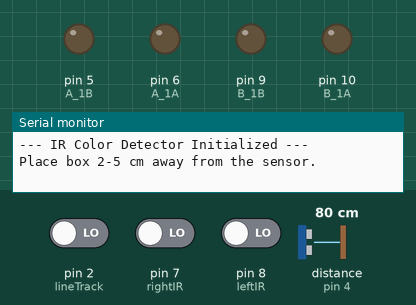
This sketch was run on a simulated Arduino Uno, built with avr-gcc and run on an emulated ATmega328P. Shown: output pins drawn as LEDs (lit = HIGH), the last lines printed to the serial monitor. Wiring (inferred from the names in the program): ultrasonic range finder: trigger pin 3; echo pin 4. Dashed ring = blinking. The inputs (shaded band) are chosen by the test bench; at power-on: distance to the obstacle (sensor on pin 4) 80 cm, pin 2 (lineTrack) LOW, pin 7 (rightIR) LOW, pin 8 (leftIR) LOW. The echo pulse lasts 58.3 µs per cm; pins used as bus, display or sensor lines are not drawn.

Above: at 0.1 s.
At 6.2 s:
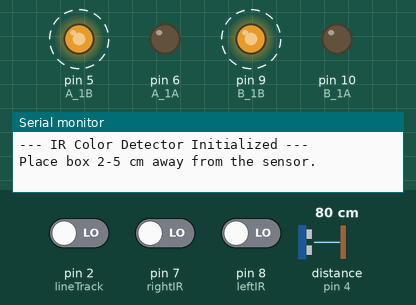
6.3 s: distance to the obstacle (sensor on pin 4) set to 45 cm
9.3 s: distance to the obstacle (sensor on pin 4) set to 36 cm
At 11.0 s:
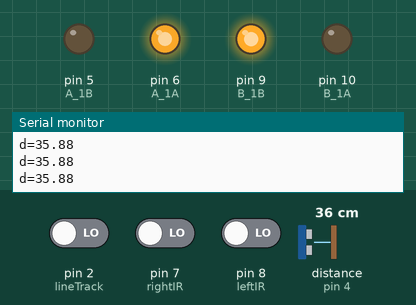
11.9 s: distance to the obstacle (sensor on pin 4) set to 24 cm
13.5 s: distance to the obstacle (sensor on pin 4) set to 20 cm
15.0 s: distance to the obstacle (sensor on pin 4) set to 7 cm
16.6 s: distance to the obstacle (sensor on pin 4) set to 4 cm
Timing chart, 0 to 19.1 s (numbered marks = the images above; inputs shaded):
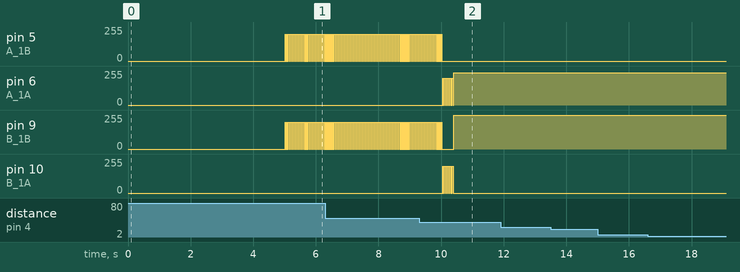

The sketch:

box_push.ino
```cpp
#include <Arduino.h>

// both ir readings: 0 = reflects (white), 1 = empty
struct IRData {
  int left;
  int right;
};

// pins
// motor driver
const int A_1B = 5;   // right reverse
const int A_1A = 6;   // right forward
const int B_1B = 9;   // left forward
const int B_1A = 10;  // left reverse

const int rightIR = 7;
const int leftIR = 8;
const int trigPin = 3;
const int echoPin = 4;
const int lineTrack = 2;  // 0 = white, 1 = black

// motor settings
const int FULL_SPEED = 200;   // turning speed
const int CRUISE_SPEED = 255;
const int RIGHT_FWD_TRIM = 12;  // right motor runs faster going forward
const int LEFT_BACK_TRIM = 14;  // left motor trim when reversing

// search
const int MAX_US_DISTANCE = 40;
const unsigned long STEP_MS = 30;
const unsigned long SETTLE_MS = 15;
const float DIST_JUMP = 5.0;   // cm jump that means a different object
const int MAX_OBJ_STEPS = 15;  // widest one object can look, in steps
const int CONFIRM = 2;

// approach
const float STOP_DISTANCE = 3;  // cm
const unsigned long LOST_TIMEOUT_MS = 400;

// identify
const unsigned long IR_NUDGE_MS = 40;

// recover
const unsigned long RECOVER_BACK_MS = 1600;
const unsigned long RECOVER_TURN_MS = 300;

// general
const unsigned long START_DELAY_MS = 5000;

// state
// s = search, a = approach, i = identify, p = push, r = recover, anything else = done
char state = 's';
bool turnDirection = true;  // true = right, false = left


void setup() {
  Serial.begin(9600);

  pinMode(A_1B, OUTPUT);
  pinMode(A_1A, OUTPUT);
  pinMode(B_1B, OUTPUT);
  pinMode(B_1A, OUTPUT);

  pinMode(leftIR, INPUT);
  pinMode(rightIR, INPUT);
  Serial.println("--- IR Color Detector Initialized ---");
  Serial.println("Place box 2-5 cm away from the sensor.");

  pinMode(echoPin, INPUT);
  pinMode(trigPin, OUTPUT);

  pinMode(lineTrack, INPUT);

  delay(START_DELAY_MS);
}

void loop() {
  if (state == 's') {
    SEARCH();
  } else if (state == 'a') {
    APPROACH();
  } else if (state == 'r') {
    RECOVER();
  } else if (state == 'i') {
    IDENTIFY();
  } else if (state == 'p') {
    PUSH();
  } else {
    DONE();
  }
}


// sensors

// distance in cm, 999 if no echo
float readUSData() {
  digitalWrite(trigPin, LOW);
  delayMicroseconds(2);
  digitalWrite(trigPin, HIGH);
  delayMicroseconds(10);
  digitalWrite(trigPin, LOW);
  unsigned long d = pulseIn(echoPin, HIGH, 4000);
  if (d == 0) return 999;
  return d / 58.0;
}

IRData readIRSense() {
  IRData data;
  data.left  = digitalRead(leftIR);
  data.right = digitalRead(rightIR);
  return data;
}

int readlinecheck() {
  return digitalRead(lineTrack);
}


// states

// spin until the first object, then turn back to its center
void SEARCH() {
  unsigned long turned = 0, firstHit = 0, lastHit = 0;
  int hits = 0, misses = 0;
  bool inObject = false;
  float refDist = 0;

  while (true) {
    stepTurn(turnDirection, STEP_MS);
    turned += STEP_MS;

    float d = readUSData();
    bool seen = (d >= 4 && d <= MAX_US_DISTANCE);
    bool sameObject = seen && (!inObject || abs(d - refDist) <= DIST_JUMP);

    if (sameObject) {
      hits++; misses = 0;
      if (!inObject && hits >= CONFIRM) {
        inObject = true;
        firstHit = turned - (CONFIRM - 1) * STEP_MS;
      }
      if (inObject) {
        lastHit = turned;
        refDist = d;
      }
    } else {
      misses++; hits = 0;
    }

    // object ends on misses, or when it looks too wide to be one object
    bool tooWide = inObject && ((lastHit - firstHit) / STEP_MS >= MAX_OBJ_STEPS);
    if (inObject && (misses >= CONFIRM || tooWide)) {
      unsigned long center = (firstHit + lastHit) / 2;
      unsigned long backMs = turned - center;
      for (unsigned long t = 0; t < backMs; t += STEP_MS) {
        stepTurn(!turnDirection, STEP_MS);
      }
      state = 'a';
      return;
    }
  }
}

// drive at the object until close, line sensor checked every loop
void APPROACH() {
  Serial.println("APPROACH started");
  float lastDist = 999;
  unsigned long lostSince = 0;
  int closeCount = 0;

  while (true) {
    if (readlinecheck() == 1) {
      Serial.println("EXIT: line sensor read 1");
      state = 'r';
      return;
    }

    float d = readUSData();
    bool valid = (d > 0 && d < 999);

    IRData ir = readIRSense();

    // ignore impossible drops (false echo)
    if (valid && lastDist < 999 && (lastDist - d) > 15) valid = false;

    Serial.print("d="); Serial.println(d);

    if (valid) {
      lastDist = d;
      lostSince = 0;

      // need 3 close readings in a row
      if (d <= STOP_DISTANCE) {
        closeCount++;
        if (closeCount >= 3) {
          Serial.println("EXIT: reached STOP_DISTANCE");
          stopMove();
          state = 'i';
          return;
        }
      } else {
        closeCount = 0;
      }
    } else {
      // keep driving through brief bad readings
      if (lostSince == 0) lostSince = millis();
      if (millis() - lostSince > LOST_TIMEOUT_MS) {
        Serial.println("EXIT: lost target");
        state = 'r';
        return;
      }
      if (ir.left == 0 && ir.right == 1) {
        turnLeft(IR_NUDGE_MS);
      } else if (ir.left == 1 && ir.right == 0) {
        turnRight(IR_NUDGE_MS);
      }
    }

    moveForward(CRUISE_SPEED);
    delay(30);  // let echoes die out before the next ping
  }
}

// white box: line up and push, black box: recover
void IDENTIFY() {
  stopMove();
  delay(SETTLE_MS);

  for (int attempt = 0; attempt < 5; attempt++) {
    IRData ir = readIRSense();

    if (ir.left == 0 && ir.right == 0) {
      state = 'p';
      return;
    } else if (ir.left == 0 && ir.right == 1) {
      turnLeft(IR_NUDGE_MS);
    } else if (ir.left == 1 && ir.right == 0) {
      turnRight(IR_NUDGE_MS);
    } else {
      // both empty: re-check a few times before calling it black
      bool allEmpty = true;
      for (int i = 0; i < 4; i++) {
        delay(10);
        IRData again = readIRSense();
        if (again.left == 0 || again.right == 0) { allEmpty = false; break; }
      }
      if (allEmpty) {
        Serial.println("BLACK -> RECOVER");
        state = 'r';
        return;
      }
    }

    stopMove();
    delay(SETTLE_MS);
  }

  // could not center, push if at least one sensor sees white
  IRData last = readIRSense();
  if (last.left == 0 || last.right == 0) PUSH();
  else state = 'r';
}

// push the box forward until the floor sensor hits the line
void PUSH() {
  Serial.println("PUSH");
  delay(300);

  while (true) {
    if (readlinecheck() == 1) {
      stopMove();
      Serial.println("PUSH: reached line");
      state = 'd';
      return;
    }
    moveForward(CRUISE_SPEED);
  }
}

// back up, turn away, flip sweep direction, search again
void RECOVER() {
  Serial.println("RECOVER");
  stopMove();
  delay(300);

  moveBackward(CRUISE_SPEED);
  delay(RECOVER_BACK_MS);
  stopMove();
  delay(200);

  if (turnDirection) {
    turnLeft(RECOVER_TURN_MS);
    stopMove();
    delay(200);
    turnDirection = false;
  } else {
    turnRight(RECOVER_TURN_MS);
    stopMove();
    delay(200);
    turnDirection = true;
  }

  state = 's';
}

void DONE() {
  stopMove();
  delay(100000);
}


// motor control

void moveForward(int speed) {
  analogWrite(A_1B, 0);
  analogWrite(A_1A, speed - RIGHT_FWD_TRIM);
  analogWrite(B_1B, speed);
  analogWrite(B_1A, 0);
}

void moveBackward(int speed) {
  analogWrite(A_1B, speed);
  analogWrite(A_1A, 0);
  analogWrite(B_1B, 0);
  analogWrite(B_1A, speed - LEFT_BACK_TRIM);
}

// turns leave the motors running after the delay
void turnRight(int time) {
  analogWrite(A_1B, FULL_SPEED);
  analogWrite(A_1A, 0);
  analogWrite(B_1B, FULL_SPEED);
  analogWrite(B_1A, 0);
  delay(time);
}

void turnLeft(int time) {
  analogWrite(A_1B, 0);
  analogWrite(A_1A, FULL_SPEED);
  analogWrite(B_1B, 0);
  analogWrite(B_1A, FULL_SPEED);
  delay(time);
}

// turn for ms, stop, then wait so the car is still before measuring
void stepTurn(bool right, unsigned long ms) {
  if (right) turnRight(ms); else turnLeft(ms);
  stopMove();
  delay(SETTLE_MS);
}

void stopMove() {
  analogWrite(A_1B, 0);
  analogWrite(A_1A, 0);
  analogWrite(B_1B, 0);
  analogWrite(B_1A, 0);
}
```

Measured:
- the behaviour switches between 41 and 40 cm on distance to the obstacle (sensor on pin 4) (found by bisection; images 1 and 2)
- after the input at 9.3 s, pin 5 (A_1B): goes on until 10.0 s, then stays 0/255; pin 6 (A_1A): 0/255 → 200/255 after 0.75 s, then repeats every 0.05 s: 0/255 0.02 s, 200/255 0.03 s, until it stays 243/255 from 10.4 s; pin 10 (B_1A): alternates 200/255 for 0.03 s and 0/255 for 0.02 s, 16 changes in all, then stays 0/255, starting after 0.75 s
- by itself, pin 5 (A_1B), pin 9 (B_1B): alternates 200/255 for 0.03 s and 0/255 for 0.02 s
